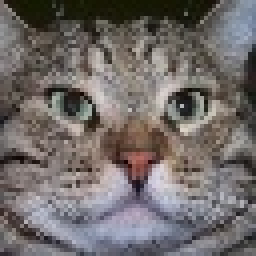
#> input picture PCA/CatDog/cat (12).jpg, 64 x 64 px (shown 4 times larger); its folder holds 5 pictures in this run
$ jupyter execute LogisticRegression_NN_fromScratch.ipynb
#> lines starting #> are read from the running program, lines starting #| are printed output that depends on the picture
Using CatDog from the PCA project directory

[cell 1]
# Core libraries
import numpy as np
from pathlib import Path
from PIL import Image
import random
import matplotlib.pyplot as plt

def list_images(folder):
    """Return all image paths (jpg, jpeg, png) in a folder."""
    exts = {".jpg", ".jpeg", ".png"}
    return [p for p in folder.glob("*") if p.suffix.lower() in exts]

def load_image(path, size):
    """Load, resize, convert to RGB, normalize [0,1]."""
    with Image.open(path) as im:
        im = im.convert("RGB").resize(size)
        arr = np.asarray(im, dtype=np.float32) / 255.0
        return arr

def load_dataset(
    data_dir="../PCA/CatDog",
    img_size=(64,64),
    val_split=0.2,
    seed=42
):
    """
    Loads CatDog dataset from folder structure:
      ../PCA/CatDog/cat/*.jpg
      ../PCA/CatDog/dog/*.jpg

    Returns:
      train_set_x_orig, train_set_y, test_set_x_orig, test_set_y, classes
    Shapes:
      train_set_x_orig: (m_train, height, width, 3)
      train_set_y: (1, m_train)
    """
    random.seed(seed)
    np.random.seed(seed)

    data_dir = Path(data_dir)
    cat_dir = data_dir
    dog_dir = data_dir
    assert cat_dir.exists(), f"Missing folder: {cat_dir}"
    assert dog_dir.exists(), f"Missing folder: {dog_dir}"

    cat_paths = list_images(cat_dir)
    dog_paths = list_images(dog_dir)

    data = [(p, 0) for p in cat_paths] + [(p, 1) for p in dog_paths]
    random.shuffle(data)

    # Load all images
    X = np.stack([load_image(p, img_size) for p, _ in data])
#> in load_image, im is the input picture: PIL image 64x64 RGB; mean R, G, B 113.1, 107.2, 105.7
#> call 2 of load_image, with size = (64, 64)
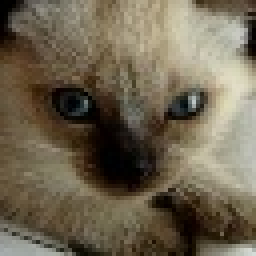
#> input picture PCA/CatDog/cat (13).jpg, 64 x 64 px (shown 4 times larger)
#> in load_image, im is the input picture: PIL image 64x64 RGB; mean R, G, B 110.1, 100, 80.4
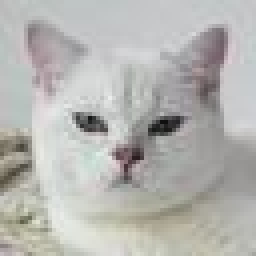
#> input picture PCA/CatDog/cat (1).jpg, 64 x 64 px (shown 4 times larger)
#> in load_image, im is the input picture: PIL image 64x64 RGB; mean R, G, B 181.2, 180.8, 177.3
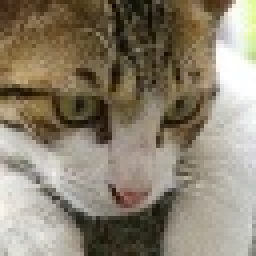
#> input picture PCA/CatDog/cat (10).jpg, 64 x 64 px (shown 4 times larger)
#> in load_image, im is the input picture: PIL image 64x64 RGB; mean R, G, B 139.4, 129.9, 112
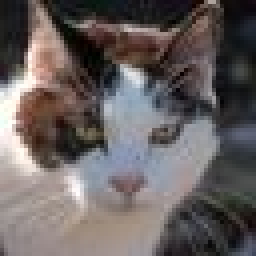
#> input picture PCA/CatDog/cat (45).jpg, 64 x 64 px (shown 4 times larger)
#> in load_image, im is the input picture: PIL image 64x64 RGB; mean R, G, B 103.9, 96.8, 96.2
    y = np.array([lbl for _, lbl in data], dtype=np.int32)

    # Split into train/test
    n_test = int(len(y) * val_split)
    X_test, y_test = X[:n_test], y[:n_test]
#> y_test = [1, 0]
    X_train, y_train = X[n_test:], y[n_test:]
#> y_train = [0, 1, 1, 1, 1, 0, 0, 0]

    train_set_x_orig = X_train
    train_set_y = y_train.reshape(1, -1)
    test_set_x_orig = X_test
    test_set_y = y_test.reshape(1, -1)
#> test_set_y = [[1, 0]]
    classes = np.array(["cat", "dog"])

    return train_set_x_orig, train_set_y, test_set_x_orig, test_set_y, classes

[cell 2]
train_set_x_orig, train_set_y, test_set_x_orig, test_set_y, classes = load_dataset()
#> test_set_y = [[1, 0]]

print("train_set_x_orig shape:", train_set_x_orig.shape)
#| train_set_x_orig shape: (8, 64, 64, 3)
print("train_set_y shape:", train_set_y.shape)
#| train_set_y shape: (1, 8)
print("test_set_x_orig shape:", test_set_x_orig.shape)
#| test_set_x_orig shape: (2, 64, 64, 3)
print("Classes:", classes)
#| Classes: ['cat' 'dog']

[cell 3]
m_train = train_set_x_orig.shape[0]
#> m_train = 8
m_test = test_set_x_orig.shape[0]
#> m_test = 2

train_set_x_flatten = train_set_x_orig.reshape(m_train, -1).T
test_set_x_flatten = test_set_x_orig.reshape(m_test, -1).T
#> test_set_x_flatten = 12288 pairs, first value 0 to 0.894, second value 0 to 0.886

train_set_x = train_set_x_flatten / 1.0
test_set_x = test_set_x_flatten / 1.0
#> test_set_x has the same summary as test_set_x_flatten

print("train_set_x shape:", train_set_x.shape)
#| train_set_x shape: (12288, 8)
print("test_set_x shape:", test_set_x.shape)
#| test_set_x shape: (12288, 2)

Visualize a few samples:

[cell 4]
plt.figure(figsize=(10,4))
for i in range(5):
    plt.subplot(1,5,i+1)
    plt.imshow(train_set_x_orig[i])
    label = classes[int(train_set_y[0,i])]
    plt.title(label)
    plt.axis('off')
#> this loop made 5 passes
#> label on passes 1 to 5: 'cat', 'dog', 'dog', 'dog', 'dog'
plt.show()

# 🧠 Logistic Regression Implementation (Step by Step)

In this section, we’ll implement the **Logistic Regression algorithm from scratch** using **NumPy**.

Our goal is to train a simple binary classifier that can distinguish **cats 🐱 (label = 0)** from **dogs 🐶 (label = 1)**.

We will implement the following functions:

1. `initialize_with_zeros(dim)`
2. `sigmoid(z)`
3. `propagate(w, b, X, Y)`
4. `optimize(w, b, X, Y, num_iterations, learning_rate)`
5. `predict(w, b, X)`
6. `model(X_train, Y_train, X_test, Y_test, ...)`

---

## 1️⃣ Initialize Parameters

We first need to initialize our parameters **\( w \)** and **\( b \)**.

- **\( w \)**: weight vector of shape \((n_x, 1)\)
- **\( b \)**: bias term (scalar)

We initialize both with zeros (you could also use small random values, but zeros are fine for logistic regression).

The **sigmoid** (or logistic) function is the key activation used in logistic regression.
It maps any real-valued input \( z \in \mathbb{R} \) into the range \((0,1)\),
which can be interpreted as a **probability**.

### 🧭 Definition

$$
\sigma(z) = \frac{1}{1 + e^{-z}}
$$

- When \( z \to +\infty \), \( \sigma(z) \to 1 \)
- When \( z \to -\infty \), \( \sigma(z) \to 0 \)
- When \( z = 0 \), \( \sigma(0) = 0.5 \)

This property makes it ideal for **binary classification**,
where the output represents the probability of belonging to class 1.

[cell 5]
def initialize_with_zeros(dim):
    w = np.zeros((dim, 1))
    b = 0.0
    return w, b

def sigmoid(z):
    return 1 / (1 + np.exp(-z))

## 3️⃣ Forward & Backward Propagation

Now that we’ve defined our **sigmoid activation**,
we can build the **core of logistic regression** — the forward and backward pass.

The goal here is to:

1. **Forward Propagate:**
   - Compute the predicted output (activation)
   - Evaluate the **cost function** (how wrong we are)

2. **Backward Propagate:**
   - Compute the **gradients** (partial derivatives)
   - Update parameters using **Gradient Descent**

---

### 🧭 Step 1: Forward Propagation

Given:
- Training data $X \in \mathbb{R}^{n_x \times m}$
- Labels $Y \in \{0,1\}^{1 \times m}$
- Parameters $w \in \mathbb{R}^{n_x \times 1}, \, b \in \mathbb{R}$

We compute:

$$
Z = w^T X + b
$$

$$
A = \sigma(Z)
$$

where:
- $Z$ is the **linear combination**
- $A$ is the **activation**, interpreted as $P(y=1|x)$

---

### 🧭 Step 2: Compute the Cost

We use the **Binary Cross-Entropy** (Log Loss):

$$
J(w,b) = -\frac{1}{m} \sum_{i=1}^{m} \Big[ y^{(i)} \log a^{(i)} + (1 - y^{(i)}) \log (1 - a^{(i)}) \Big]
$$

This measures how close our predicted probabilities $A$ are to the true labels $Y$.

---

### 🧭 Step 3: Backward Propagation (Gradients)

We compute the derivatives:

$$
\frac{\partial J}{\partial w} = \frac{1}{m} X (A - Y)^T
$$

$$
\frac{\partial J}{\partial b} = \frac{1}{m} \sum_{i=1}^{m} (A^{(i)} - Y^{(i)})
$$

These gradients tell us how to update $w$ and $b$ to reduce the cost.

---

### 🧠 Summary

- **Forward pass:** computes cost
- **Backward pass:** computes gradients (`dw`, `db`)

[cell 6]
def propagate(w, b, X, Y):
    m = X.shape[1]
    A = sigmoid(np.dot(w.T, X) + b)
    cost = (-1/m) * np.sum(Y*np.log(A + 1e-9) + (1-Y)*np.log(1 - A + 1e-9))

    dw = (1/m) * np.dot(X, (A - Y).T)
    db = (1/m) * np.sum(A - Y)

    grads = {"dw": dw, "db": db}
    return grads, cost

## 4️⃣ Optimization — Gradient Descent

Now that we can compute the **cost** and **gradients** from forward & backward propagation,
we can use them to **update our parameters** $w$ and $b$ and minimize the loss function.

This process is called **Gradient Descent**.

---

### 🧭 The Goal

We want to find parameters $(w, b)$ that **minimize** the cost function:

$$
J(w,b) = -\frac{1}{m} \sum_{i=1}^{m} \Big[ y^{(i)} \log a^{(i)} + (1 - y^{(i)}) \log(1 - a^{(i)}) \Big]
$$

At each iteration, we move $w$ and $b$ in the **opposite direction** of the gradient
(to go “downhill” in the cost function):

---

### ⚙️ Update Rules

The parameters are updated using the following equations:

$$
w := w - \alpha \frac{\partial J}{\partial w}
$$

$$
b := b - \alpha \frac{\partial J}{\partial b}
$$

where:

- $\alpha$ = **learning rate** (controls step size)
- $\frac{\partial J}{\partial w}$ and $\frac{\partial J}{\partial b}$ = **gradients**

---

[cell 7]
def optimize(w, b, X, Y, num_iterations, learning_rate, print_cost=False):
    costs = []
    for i in range(num_iterations):
        grads, cost = propagate(w, b, X, Y)
        dw, db = grads["dw"], grads["db"]

        w -= learning_rate * dw
        b -= learning_rate * db

        if i % 100 == 0:
            costs.append(cost)
            if print_cost:
                print(f"Cost after iteration {i}: {cost:.4f}")
    return {"w": w, "b": b}, grads, costs

## 5️⃣ Prediction Function

Once our model is trained, we can use the learned parameters $w$ and $b$
to make predictions on **new data**.

---

### 🧭 Goal

Given an input $X$, we want to predict the label $\hat{Y}$.

We first compute the **predicted probability** using the sigmoid function:

$$
A = \sigma(w^T X + b)
$$

This gives us a **value between 0 and 1** — the estimated probability that the label is 1 (e.g., **dog**).

---

### 🧠 Decision Rule

To convert probabilities into **binary predictions**, we apply a **threshold**:

$$
\hat{Y} =
\begin{cases}
1, & \text{if } A \ge 0.5 \\
0, & \text{if } A < 0.5
\end{cases}
$$

- If $A \ge 0.5$ → predict **dog (1)**
- If $A < 0.5$ → predict **cat (0)**

---

[cell 8]
def predict(w, b, X):
    A = sigmoid(np.dot(w.T, X) + b)
    Y_pred = (A > 0.5).astype(int)
    return Y_pred

def model(X_train, Y_train, X_test, Y_test, num_iterations=2000, learning_rate=0.005, print_cost=False):
    w, b = initialize_with_zeros(X_train.shape[0])
    params, grads, costs = optimize(w, b, X_train, Y_train, num_iterations, learning_rate, print_cost)

    w, b = params["w"], params["b"]

    Y_pred_train = predict(w, b, X_train)
    Y_pred_test = predict(w, b, X_test)

    print(f"train accuracy: {100 - np.mean(np.abs(Y_pred_train - Y_train))*100:.2f}%")
    print(f"test accuracy: {100 - np.mean(np.abs(Y_pred_test - Y_test))*100:.2f}%")

    d = {
        "costs": costs,
        "Y_prediction_test": Y_pred_test,
        "Y_prediction_train": Y_pred_train,
        "w": w,
        "b": b,
        "learning_rate": learning_rate,
        "num_iterations": num_iterations
    }
    return d

## 6️⃣ Full Training Pipeline — `model()`

Now we’ll **tie everything together** into a single function `model()` that:
1) initializes parameters,
2) optimizes them with gradient descent,
3) predicts on train/test sets, and
4) reports accuracies and returns artifacts.

---

### 🧭 Objective

Minimize the **binary cross-entropy** cost
$$
J(w,b) = -\frac{1}{m} \sum_{i=1}^{m} \Big[y^{(i)} \log a^{(i)} + (1-y^{(i)})\log(1-a^{(i)})\Big],
$$
where \( a^{(i)} = \sigma(w^\top x^{(i)} + b) \).

---

### 🎯 Metrics

We use **accuracy**:
$$
\text{Accuracy} = 1 - \frac{1}{m}\sum_{i=1}^m \mathbf{1}\{\hat y^{(i)} \ne y^{(i)}\}.
$$

---

[cell 9]
d = model(
    X_train=train_set_x,
    Y_train=train_set_y,
    X_test=test_set_x,
    Y_test=test_set_y,
    num_iterations=2000,
    learning_rate=0.005,
    print_cost=True
)
#> the loop in optimize, `for i in range(num_iterations):` made 2000 passes
#> (cost, db, b) on passes 1 to 3: (0.693, 0, 0), (0.673, -0.0229, 0.000115), (0.662, 0.049, -0.00013)
#| Cost after iteration 0: 0.6931
#| Cost after iteration 100: 1.2094
#| Cost after iteration 200: 1.2024
#| Cost after iteration 300: 1.2014
#| Cost after iteration 400: 1.2007
#| Cost after iteration 500: 1.2001
#| Cost after iteration 600: 1.1997
#| Cost after iteration 700: 1.1994
#> (further printed lines are left out)
#> after the loop in optimize, `for i in range(num_iterations):`: b = 0.00202; costs = [0.693, 1.21, 1.2, 1.2, 1.2, 1.2, 1.2, 1.2, 1.2, 1.2, 1.2, 1.2, 1.2, 1.2, 1.2, 1.2, 1.2, 1.2, 1.2, 1.2]; w = 12288 values, max 0.0129 at index 1458, min -0.012 at index 8732, mean 0.000432
#> in model, `params, grads, costs = optimize(w, b, X_train, Y_train, num_iterations..`: params = 2 items
#> in model, `w, b = params["w"], params["b"]`: b = 0.00202
#> in model, `Y_pred_test = predict(w, b, X_test)`: Y_pred_test = [[0, 1]]
#| train accuracy: 62.50%
#| test accuracy: 0.00%
#> d = 7 items

[cell 10]
costs = np.squeeze(d["costs"])
#> costs = 20 values, max 1.21 at index 1, min 0.693 at index 0, mean 1.17
import matplotlib.pyplot as plt
plt.plot(costs)
plt.ylabel("cost")
plt.xlabel("iterations (per 100)")
plt.title(f"Learning rate = {d['learning_rate']}")
plt.show()
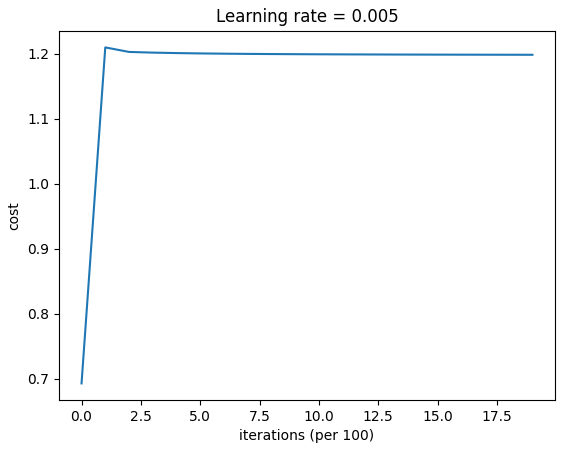
#> figure drawn by matplotlib, 1 panel; curve peaks at x = 1, y = 1.21

[cell 11]
from PIL import Image
import numpy as np
import matplotlib.pyplot as plt

# 🔹 Choose your image path
img_path = "../PCA/CatDog/cat (45).jpg"  # or "../PCA/CatDog/cat/cat (1).jpg"

# 🔹 Load and preprocess
image = Image.open(img_path).convert("RGB").resize((64, 64))
plt.imshow(image)
plt.axis('off')
plt.title("Input Image")
plt.show()

# 🔹 Convert to NumPy array and normalize
x_single = np.asarray(image, dtype=np.float32) / 255.0

# 🔹 Flatten and reshape to match model input (n_x, 1)
x_single = x_single.reshape(-1, 1)
#> x_single = 12288 values, max 1 at index 2517, min 0 at index 149, mean 0.388

# 🔹 Predict
y_hat = predict(d["w"], d["b"], x_single)
#> y_hat = [1]
label = "dog 🐶" if y_hat == 1 else "cat 🐱"
#> label = 'dog 🐶'
print(f"✅ Model prediction: {label}")
#| ✅ Model prediction: dog 🐶

[cell 12]
# Example of a picture that was wrongly classified
index = 1  # choose an index from your test set
num_px = test_set_x_orig.shape[1]  # e.g. 64
#> num_px = 64

# Show the image
plt.imshow(test_set_x_orig[index])
plt.axis('off')
plt.title("Test Image")
plt.show()

# Ground truth and prediction
true_label = int(test_set_y[0, index])
#> true_label = 0
pred_label = int(d['Y_prediction_test'][0, index])
#> pred_label = 1

print(f"y = {true_label}, we predicted that it is a \"{classes[pred_label]}\" picture.")
#| y = 0, we predicted that it is a "dog" picture.
